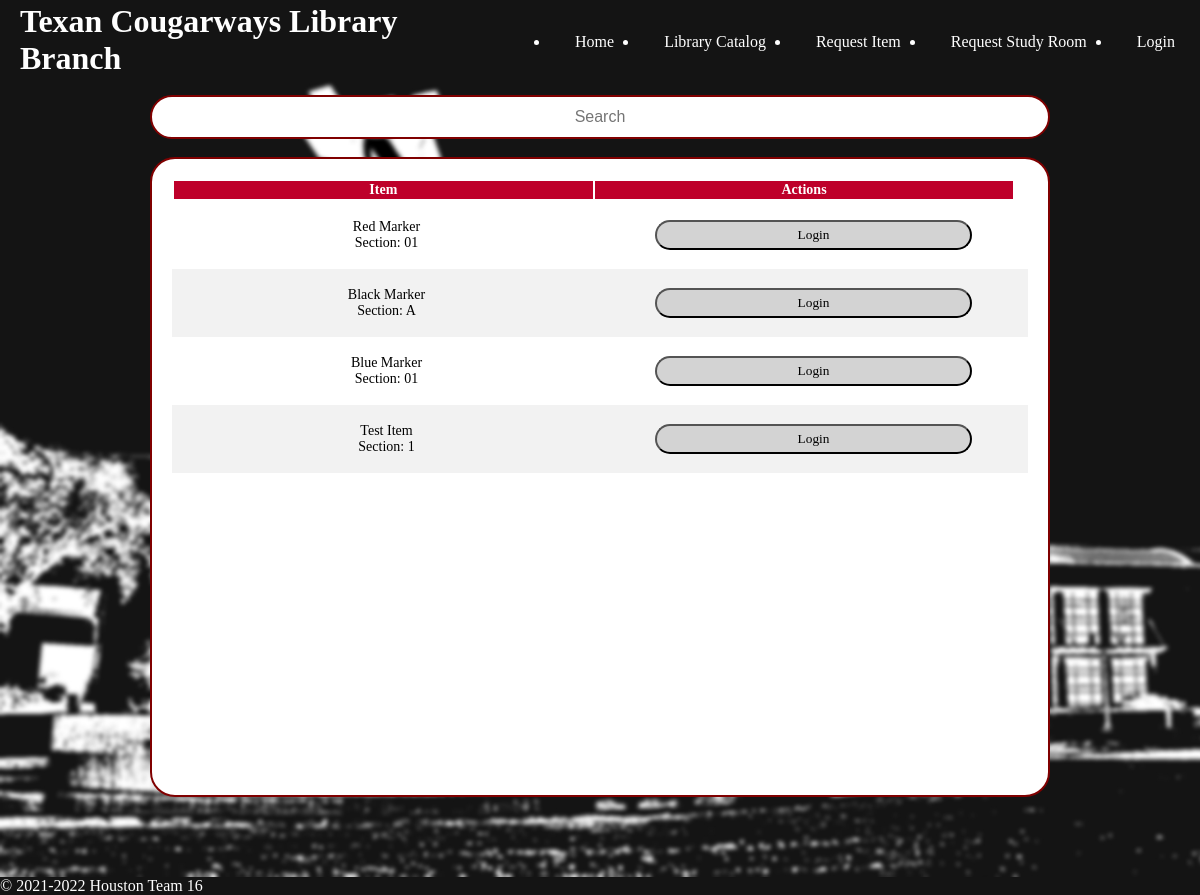
Page /pages/itemPage/requestItem.php on the committed database.
### tables this page shows
CREATE TABLE `item` (
  `itemID` smallint UNSIGNED NOT NULL,
  `itemName` varchar(100) NOT NULL,
  `itemSection` varchar(5) NOT NULL,
  `userID` mediumint UNSIGNED NOT NULL,
  `checkOutDate` date NOT NULL,
  `returnDate` date NOT NULL
);

### pages/itemPage/requestItem.php (the view, shortened to what this page needs)
<?php
    require_once('../../dbConn/dbConn2.php');
?>
	<html style="width: 100vw;">
		<head>
			<link rel="stylesheet" href="../../styling/requestItem.css">
		</head>
		<body>
			<header>
				<h1> Texan Cougarways Library Branch </h1>
				<nav id = "navbar">
					<?php
                        require "../header.php";
                    ?>
				</nav>
			</header>
			<main>
				<br>
                <div>
                    <input type = "text" id = "myInput" onkeyup = "searchFunction()" placeHolder = "Search">
                </div>
                <br>
                <div class="displaysearch">
                    <table id="searchtable" class="searchtable" style="color:black">
                        <thead>
                            <tr>
                                <th>Item</th>
                                <th>Actions</th>
                            </tr>
                        </thead>
                        <tbody>
                            <?php
                                $sql = "SELECT itemName, itemSection FROM item";
                                $result = mysqli_query($connection, $sql);
                                if(mysqli_num_rows($result) > 0)
                                {
                                    while($row = mysqli_fetch_assoc($result))
                                    {
                                        echo "<tr>";
                                        echo "<td>" . $row['itemName'] . "<br>" . "Section: " . $row['itemSection'] . "</td>";
                                        echo
                                        "<td style='text-align: center'>" . "<br>" . "<a href='../loginPage/login.php'><input type=submit value='Login' style='margin: 0 auto; width: 75%; background-color:lightgrey;                                                      border-radius: 25px; border: 2px solid medium; padding: 5px; font-family: Geneva;'>" .
                                        "<br>" .
                                        "<br>" .
                                        "</td>";
                                        echo "</tr>";
                                    }
                                }
                            ?>
                        </tbody>
                      </table>
                </div>
			</main>
			<footer>
				<p id = "copyrightinfo"> © 2021-2022 Houston Team 16 </p>
			</footer>
		</body>
	</html>

### styling/requestItem.css (style rules this page uses)
body { margin: 0px; overflow-x: hidden; color: white; }
header { background-color: #141414; width: 100vw; padding-bottom: 0px; padding-top: 3px; display: flex; }
main { background-image: url("../images/backgroundblur.jpg"); background-size: cover; height: 100%; display: block; align-items: center; }
h1 { width: 40%; margin: 0px; padding-left: 20px; }
#navbar { width: 60%; }
#myInput { font-size: 16px; text-align: center; display: block; width: 75vw; height: 5%; margin: 0 auto; border-radius: 25px; border: 2px solid maroon; padding: 20px; }
.displaysearch { height: 70vh; }
.searchtable { text-align: center; font-family: Geneva; font-size: 14; margin: 0 auto; display: flex; flex-flow: column; height: 80vh; width: 75vw; background-color: white; border-radius: 25px; border: 2px solid maroon; padding: 20px; }
.searchtable thead { flex: 0 0 auto; width: calc(100% - 0.9em); }
.searchtable tbody { height: 70vh; flex: 1 1 auto; display: block; overflow-y: scroll; }
.searchtable tbody tr { width: 100%; }
.searchtable thead, .searchtable tbody tr { display: table; table-layout: fixed; }
th { color: white; background: rgb(190, -0, 42); }
footer { background-color: #141414; margin: 0px; }
#copyrightinfo { margin: 0px; }
tr:nth-child(even) { background-color: #f2f2f2 }

### rows in the picture
item: itemName "Red Marker", itemSection "01"
item: itemName "Black Marker", itemSection "A"
item: itemName "Blue Marker", itemSection "01"
item: itemName "Test Item", itemSection "1"
